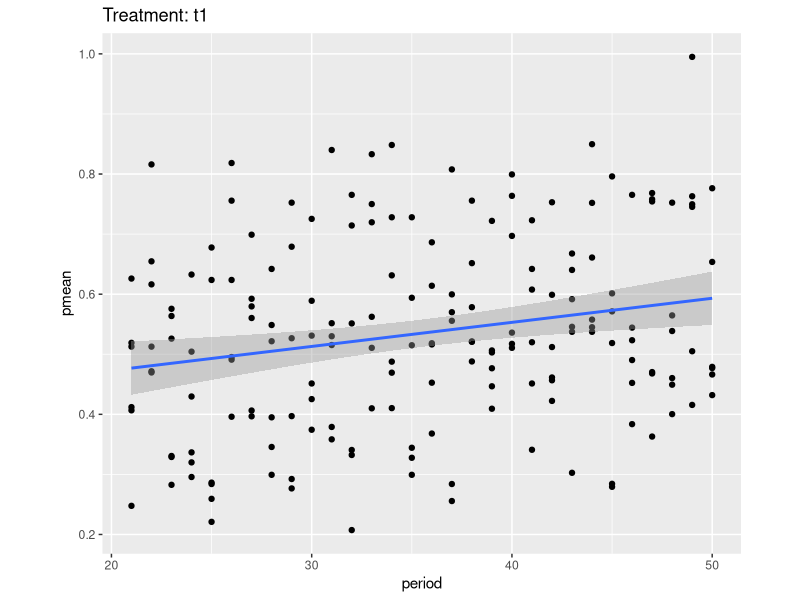
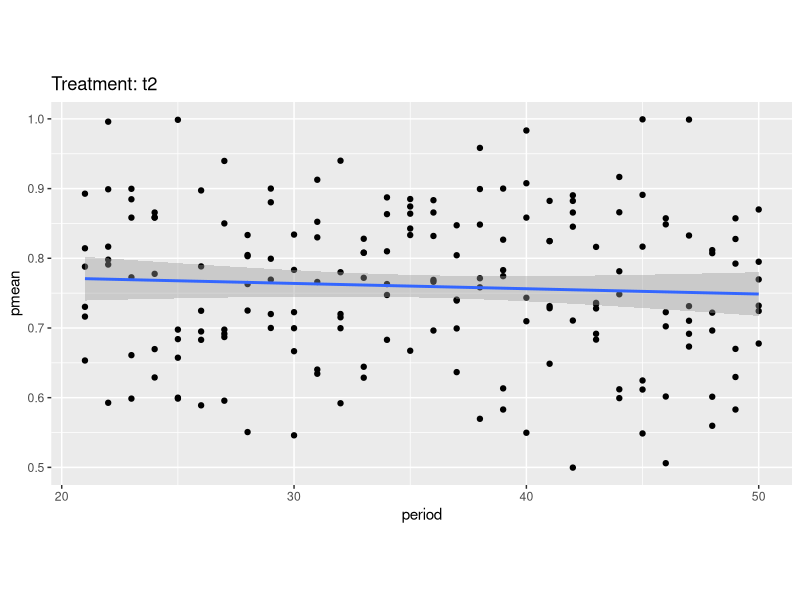
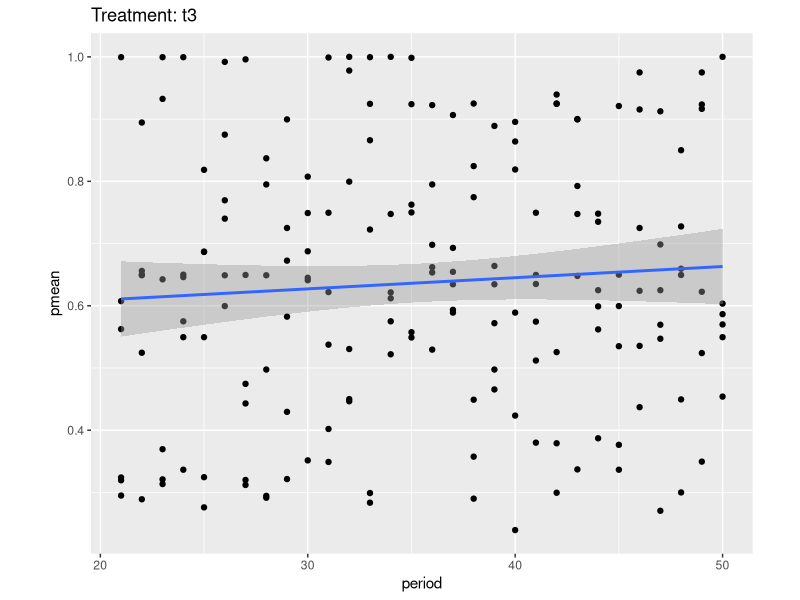
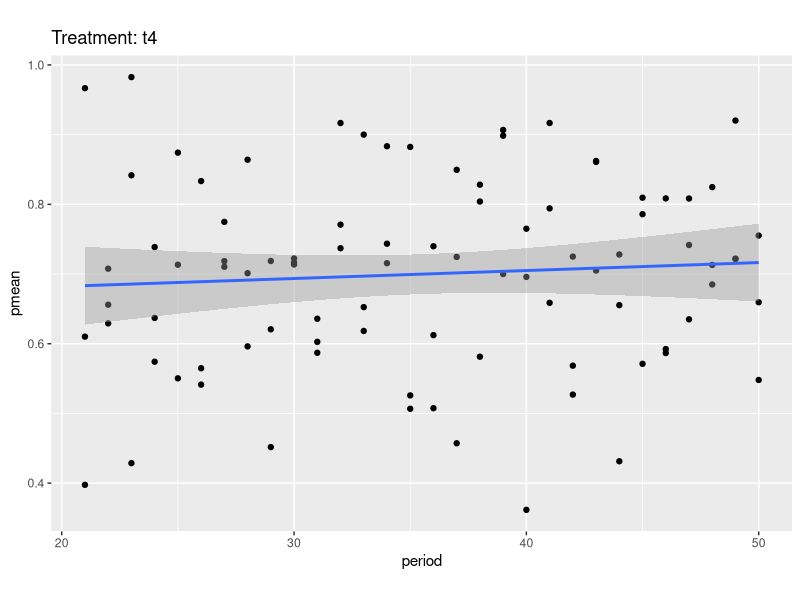
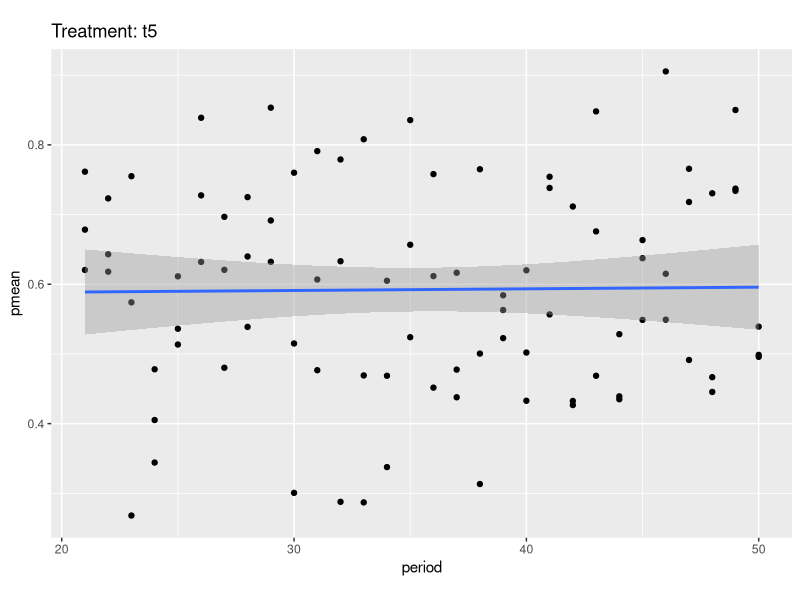
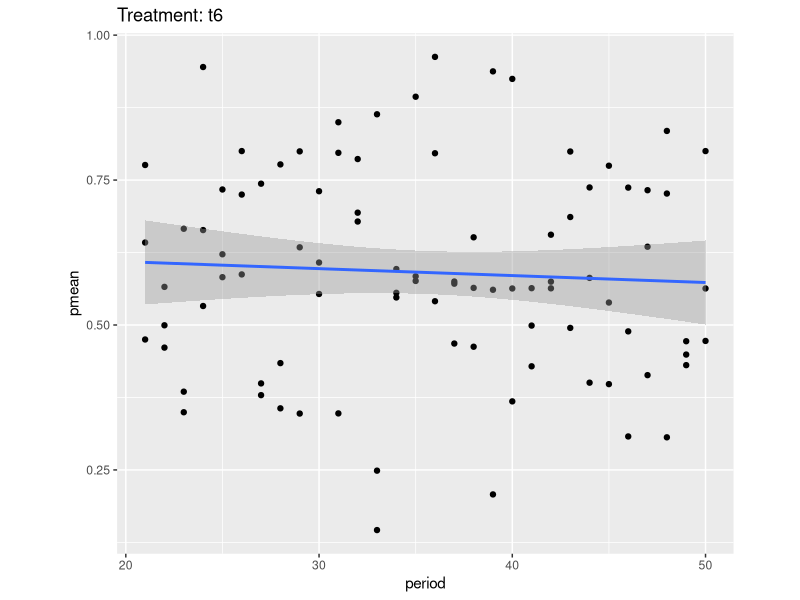
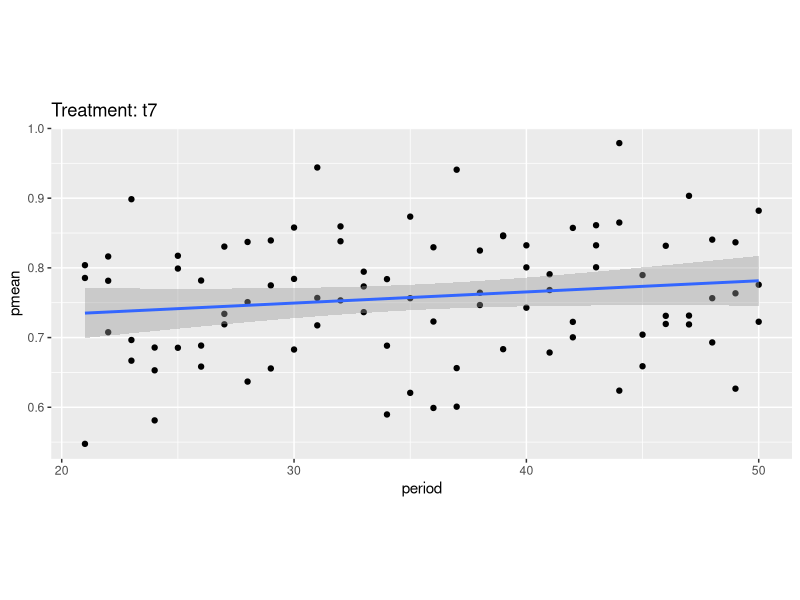
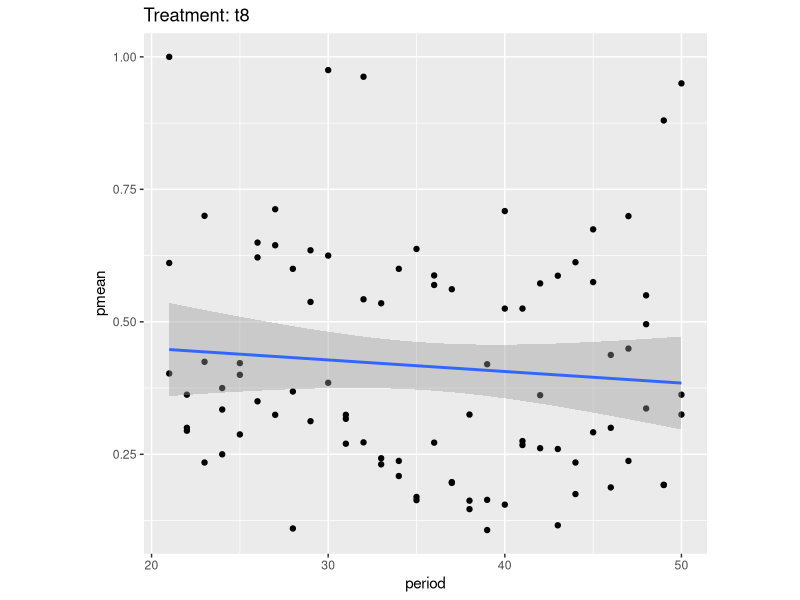

Generate these figures, in order, with R:
library(tidyverse)
library(stringr)
library(magrittr)
library(lazyeval)

treat_to_int <- 1:8
names(treat_to_int) <- paste0("t", treat_to_int)


col_types <- cols(treat = col_character(),
                  bias = col_character(),
                  n = col_integer(),
                  k = col_integer(),
                  subject = col_integer(),
                  market = col_integer(),
                  indexed = col_logical(),
                  period = col_integer(),
                  price = col_double(),
                  p1 = col_double(),
                  p2 = col_double(),
                  p3 = col_double(),
                  p4 = col_double())

db <- read_tsv("./search.csv", col_types = col_types) %>%
  filter(period > 20) %>%
  mutate(treat_id = treat_to_int[treat],
         market_id = treat_id * 1000 + market * 100 + period,
         subject_id = (treat_id - 1) * 18 + subject,
         group = as.integer(floor((period - 1) / 10)),
         epsprice = if_else(bias == "u" | indexed, price, NA_real_),
         muprice = if_else(indexed, price, NA_real_))

pricedb <- db %>% group_by(market_id) %>%
  summarise(treat = first(treat),
            period = first(period),
            pmean = mean(epsprice, na.rm = TRUE),
            pmin = min(muprice, na.rm = TRUE))

pricedb %>% group_by(treat) %>%
  summarise('Avg p: mean' = mean(pmean),
            'Avg p: sd' = sd(pmean),
            'Min p: mean' = mean(pmin),
            'MIn p: sd' = sd(pmin))


avg1 <- filter(pricedb, treat == "t1")$pmean
avg2 <- filter(pricedb, treat == "t2")$pmean
avg3 <- filter(pricedb, treat == "t3")$pmean
avg4 <- filter(pricedb, treat == "t4")$pmean
avg5 <- filter(pricedb, treat == "t5")$pmean
avg6 <- filter(pricedb, treat == "t6")$pmean
avg7 <- filter(pricedb, treat == "t7")$pmean
avg8 <- filter(pricedb, treat == "t8")$pmean

min1 <- filter(pricedb, treat == "t1")$pmin
min2 <- filter(pricedb, treat == "t2")$pmin
min3 <- filter(pricedb, treat == "t3")$pmin
min4 <- filter(pricedb, treat == "t4")$pmin
min5 <- filter(pricedb, treat == "t5")$pmin
min6 <- filter(pricedb, treat == "t6")$pmin
min7 <- filter(pricedb, treat == "t7")$pmin
min8 <- filter(pricedb, treat == "t8")$pmin

kruskal.test(epsprice ~ group, data = filter(db, treat == "t1", group != 2))
kruskal.test(epsprice ~ group, data = filter(db, treat == "t2", group != 2))
kruskal.test(epsprice ~ group, data = filter(db, treat == "t3", group != 2))
kruskal.test(epsprice ~ group, data = filter(db, treat == "t4", group != 2))
kruskal.test(epsprice ~ group, data = filter(db, treat == "t5", group != 2))
kruskal.test(epsprice ~ group, data = filter(db, treat == "t6", group != 2))
kruskal.test(epsprice ~ group, data = filter(db, treat == "t7", group != 2))
kruskal.test(epsprice ~ group, data = filter(db, treat == "t8", group != 2))


filter(pricedb, treat == "t1") %$% cor.test(pmean, period, method = "kendall")
filter(pricedb, treat == "t2") %$% cor.test(pmean, period, method = "kendall")
filter(pricedb, treat == "t3") %$% cor.test(pmean, period, method = "kendall")
filter(pricedb, treat == "t4") %$% cor.test(pmean, period, method = "kendall")
filter(pricedb, treat == "t5") %$% cor.test(pmean, period, method = "kendall")
filter(pricedb, treat == "t6") %$% cor.test(pmean, period, method = "kendall")
filter(pricedb, treat == "t7") %$% cor.test(pmean, period, method = "kendall")
filter(pricedb, treat == "t8") %$% cor.test(pmean, period, method = "kendall")


do_plot <- function(treat) {
  ggplot(data = filter_(pricedb, interp(~ treat == x, x = treat)),
         mapping = aes(x = period, y = pmean)) +
    geom_point() +
    geom_smooth(method = "lm") +
    coord_fixed(ratio = 30 / 1) +
    ggtitle(paste0("Treatment: ", treat))
}

treatments <- paste0("t", 1:8)
for(t in treatments) {
  plt <- do_plot(t)
  print(plt)
}

ggplot(data = filter(pricedb, treat == "t8"),
       mapping = aes(x = period, y = pmean)) +
  geom_point() +
  geom_smooth()


filter(pricedb, treat == "t1") %$% plot(period, pmean)



t.test(avg1, avg4, alternative = "less")

t.test(avg5, avg4, alternative = "less")
t.test(avg7, avg4, alternative = "less")
t.test(avg7, avg5, alternative = "less")
t.test(avg2, avg1, alternative = "less")

t.test(avg2, avg7, alternative = "two.sided")

t.test(avg6, avg4, alternative = "less")
t.test(avg8, avg4, alternative = "less")
t.test(avg8, avg6, alternative = "less")
t.test(avg3, avg1, alternative = "less")

t.test(avg8, avg3, alternative = "less")

t.test(avg6, avg5, alternative = "less")
t.test(avg8, avg7, alternative = "less")
t.test(avg3, avg2, alternative = "less")


t.test(min4, min1, alternative = "less")

t.test(min4, min5, alternative = "less")
t.test(min4, min7, alternative = "less")
t.test(min5, min7, alternative = "less")
t.test(min1, min2, alternative = "less")

t.test(min2, min7, alternative = "two.sided")

t.test(min6, min4, alternative = "less")
t.test(min8, min4, alternative = "less")
t.test(min8, min6, alternative = "less")
t.test(min3, min1, alternative = "less")

t.test(min8, min3, alternative = "less")

t.test(min6, min5, alternative = "less")
t.test(min8, min7, alternative = "less")
t.test(min3, min2, alternative = "less")



wilcox.test(avg1, avg4, alternative = "less")

wilcox.test(avg5, avg4, alternative = "less")
wilcox.test(avg7, avg4, alternative = "less")
wilcox.test(avg7, avg5, alternative = "less")
wilcox.test(avg2, avg1, alternative = "less")

wilcox.test(avg2, avg7, alternative = "two.sided")

wilcox.test(avg6, avg4, alternative = "less")
wilcox.test(avg8, avg4, alternative = "less")
wilcox.test(avg8, avg6, alternative = "less")
wilcox.test(avg3, avg1, alternative = "less")

wilcox.test(avg8, avg3, alternative = "less")

wilcox.test(avg6, avg5, alternative = "less")
wilcox.test(avg8, avg7, alternative = "less")
wilcox.test(avg3, avg2, alternative = "less")


wilcox.test(min4, min1, alternative = "less")

wilcox.test(min4, min5, alternative = "less")
wilcox.test(min4, min7, alternative = "less")
wilcox.test(min5, min7, alternative = "less")
wilcox.test(min1, min2, alternative = "less")

wilcox.test(min2, min7, alternative = "two.sided")

wilcox.test(min6, min4, alternative = "less")
wilcox.test(min8, min4, alternative = "less")
wilcox.test(min8, min6, alternative = "less")
wilcox.test(min3, min1, alternative = "less")

wilcox.test(min8, min3, alternative = "less")

wilcox.test(min6, min5, alternative = "less")
wilcox.test(min8, min7, alternative = "less")
wilcox.test(min3, min2, alternative = "less")

